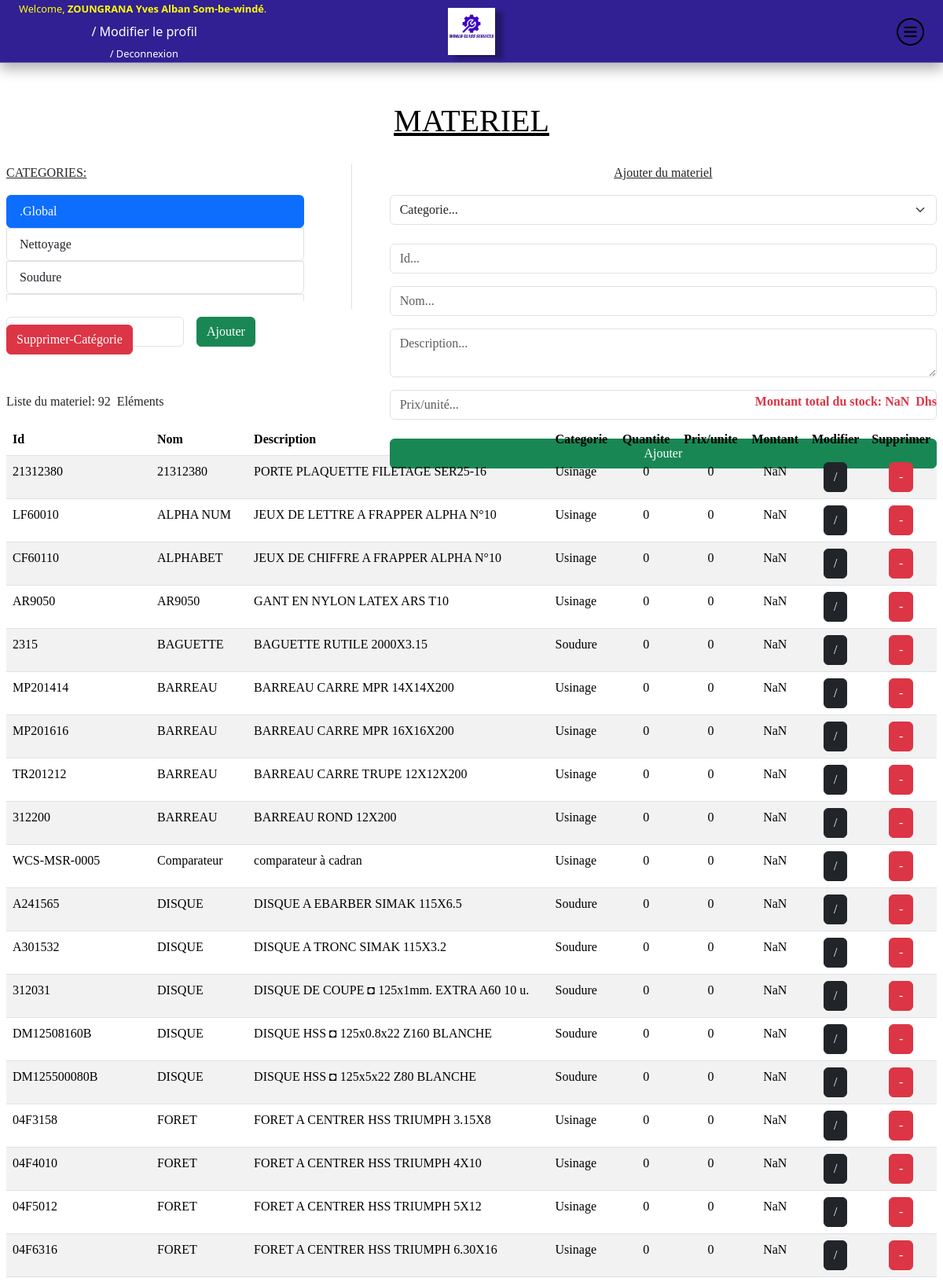
/ (signed in, upper part), run on the app's committed database.
### magasinwcs/models.py (models this page shows, shortened)
class Employe(models.Model):
    nom = models.CharField(max_length=30)
    prenom = models.CharField(max_length=70)
    fonction = models.ForeignKey(Fonction, on_delete=models.CASCADE)
    email = models.EmailField(null=True, blank=True, unique=True)
    password = models.CharField(max_length=20, default='AZERTY')
    def __str__(self):
        return self.nom + ' ' + self.prenom

class Categorie(models.Model):
    nom = models.CharField(max_length=60)
    @classmethod
    def get_default_categorie(cls) -> "Categorie":
        categorie, _ = cls.objects.get_or_create(nom=".Global")
        return categorie

class Materiel(models.Model):
    id = models.CharField(max_length=30, primary_key=True)
    nom = models.CharField(max_length=40)
    description = models.CharField(max_length=200, blank=True)
    quantite = models.IntegerField(default=0)
    prix_unitaire = models.IntegerField(default=0)
    categorie = models.ForeignKey(Categorie, on_delete=models.CASCADE)

### magasinwcs/views.py (the view)
# urls.py: path('', views.gestion_materiel, name="gestion_materiel"),
def gestion_materiel(request):
    if 'user' in request.session:
        if 'categorie' in request.POST:
            categorie_pk = request.POST.get("categorie")
            categorie = get_object_or_404(Categorie, pk=categorie_pk)
            if categorie.nom == ".Global":
                materiels = Materiel.objects.all().order_by('nom','description')
            else:
                materiels = Materiel.objects.filter(categorie=categorie).order_by('nom','description')
            context = {}
            context["materiels"] = materiels
            context["glob"] = get_object_or_404(Categorie, pk=categorie_pk)
        else:
            context = {}
            context["materiels"] = Materiel.objects.all().order_by('nom','description')
            context["glob"] = Categorie.get_default_categorie()
        context["categories"] = Categorie.objects.all().order_by('nom')
        context["user"] = Employe.objects.get(pk=request.session.get('user'))
        return render(request, 'magasinwcs/gestion_materiel.html', context=context)
    else:
        return redirect('login')

### templates/magasinwcs/gestion_materiel.html (shortened to what this page needs)
{% extends "magasinwcs/base.html"%}
{% block bodyid %}gestion_materiel{% endblock %}
{% block content %}
    <h1 id="entete">MATERIEL</h1>
    <div class="row mb-1" style="height: 50%;" >
        <div class="col-4"  style="height: 75%;">
            <p class="sous-titre">CATEGORIES:</p>
            <div id="categories" class="list-group flex-column overflow-auto" style="height:100%;">
                {% for categorie in categories %}
                    <form class="list-group" method="POST"  action="{% url 'gestion_materiel' %}">
                        <button class="list-group-item {% if categorie.pk == glob.pk %}active{% endif %} text-start z-0">{{ categorie.nom }}</button>
                    </form>
                {% endfor %}
            </div>
            <form method="POST" action="{% url 'add-categorie' %}" class="d-flex gap-3 mt-3 mb-3">
                <label>
                </label>
                <button class="btn btn-success" >Ajouter</button>
            </form>
        </div>
        <div class="col ms-5 ps-5 border-start" style="height: 100%;">
            <p class="sous-titre text-center ">Ajouter du materiel</p>
            <form  style="height: 50%;" method="POST"  action ="{% url 'add-materiel' %}" class="d-flex flex-column text-end ">
                <label>
                    <select class="form-select mb-2" name="categorie" id="categorie" required>
                        <option value=""  hidden>Categorie...</option>
                    </select>
                </label>
                <label>
                    <input type="text" class="form-control mt-3" name="materiel-id" placeholder="Id...">
                </label>
                <label>
                    <input type="text" class="form-control mt-3" name="materiel-nom" placeholder="Nom...">
                </label>
                 <label>
                     <textarea class="form-control mt-3" name="materiel-description" placeholder="Description..."></textarea>
                </label>
                <label class="form-label" for="prix_unitaire">
                    <input class="form-control mt-3" type="number" min="0" id="prix_unitaire" name="prix_unitaire" value="" placeholder='Prix/unité...' required>
                </label>
                <button type="submit" class="btn btn-success mt-3 ">Ajouter</button>
            </form>
        </div>
    </div>
    <form action="{% url 'delete-categorie' %}" method="POST">
        <button type='submit' hx-post = "{% url 'delete-categorie' %}" hx-target = "closest body" hx-trigger = "click"
                         hx-swap = "outerHtml" hx-push-url="false" hx-confirm="Supprimer l'élément?" class="btn btn-danger mt-3" value='Supprimer-Catégorie'>Supprimer-Catégorie</button>
    </form>
    <div class="d-flex justify-content-between mt-5"><span>Liste du materiel:<span>{% for materiel in materiels %} {% if forloop.last %} {{forloop.counter}} &nbsp;Eléments {% endif %} {% endfor %} </span></span>
     <span style="color: #dc3545;" class='mb-3'><b>Montant total du stock:&nbsp;<span id='v_stock'></span>&nbsp; Dhs</b></span> </div>
    <div id="materiels">
          {% include "magasinwcs/liste_materiel.html" with materiels=materiels %}
    </div>
{% endblock %}

### templates/magasinwcs/base.html (shortened to what this page needs)
{% load i18n %} {% load static %}
<!DOCTYPE html>
<html lang="en" >
  <head>
    <link
      href="https://cdn.jsdelivr.net/npm/bootstrap@5.3.1/dist/css/bootstrap.min.css"
      rel="stylesheet"
    />
    <link href="/static/css/style.css" rel="stylesheet" />
  </head>
  <body id="{%block bodyid %}genericPage{%endblock %}" hx-boost="true" onload='stock_value()' >
    <header>
      <nav class="navbar">
        <div class="logo">
          <img width="80px" alt="logo" src="{% static '/img/logo.png' %}" />
        </div>
        <div class="utilisateur">
          <p>Welcome, <b>{{ user }}</b>.</p>
          <form action="{% url 'employe_update' %}" method="POST">
            <button id="profil_update" class="btn btn-link">
              &nbsp;/&nbsp;Modifier le profil
            </button>
          </form>
          <a href="{% url 'deconnexion' %}">&nbsp;/&nbsp;Deconnexion</a>
        </div>
        <img src="/static/img/menu.png" alt="menu" id="menu" />
      </nav>
    </header>
    <main>{% block content %}{% endblock %}</main>
  </body>
</html>

### templates/magasinwcs/liste_materiel.html (shortened to what this page needs)
{% if not materielplus %}
<table class="table table-striped table-hover " id='tab_mat' >
    <thead>
        <tr>
            <th scope="col">Id</th>
            <th scope="col">Nom</th>
            <th scope="col">Description</th>
            <th scope="col">Categorie</th>
            <th scope="col" class='text-center'>Quantite</th>
            <th scope="col" class='text-center'>Prix/unite</th>
            <th scope="col" class='text-center'>Montant</th>
            <th class="choix  text-center " scope="col">Modifier</th>
            <th class="choix  text-center " scope="col">Supprimer</th>
        </tr>
    </thead>
    <tbody id="materielplus" >
        {% for materiel in materiels %}
                <tr>
                    <td>{{ materiel.id }}</td>
                    <td>{{ materiel.nom }}</td>
                    <td>{{ materiel.description }}</td>
                    <td >{{ materiel.categorie.nom }}</td>
                    <td class='text-center'>{{ materiel.quantite }}</td>
                    <td class='text-center'>{{ materiel.prix_unitaire }}</td>
                    <td class='text-center'></td>
                    <td class="choix text-center">
                        <form action="{% url 'materiel_update' %}" method="POST">
                            <button class="btn btn-dark">/</button>
                        </form>
                    </td>
                    <td  class='text-center'><button class="btn btn-danger" hx-get = "delete-materiel/{{ materiel.pk }}/" hx-target = "closest tr" hx-trigger = "click"
                            hx-swap = "outerHtml" hx-push-url="false" hx-confirm="Supprimer l'élément?">-</button></td>
                 </tr>
        {% endfor %}
        </tbody>
</table>
{% endif %}

### static/css/style.css (style rules this page uses)
* { margin: 0; padding: 0; text-decoration: none; list-style: none; }
header { height: 80px; width: 100%; background-color: #302093; box-shadow: 0 0.5rem 1rem rgba(0,0,0,0.3), inset 0 -1px 0 rgba(255,255,255,0.3); position: fixed; top: 0; z-index: 3; }
.navbar { position: absolute; padding: 10px 30px; display: flex; justify-content: space-between; align-items: center; width: 100%; box-sizing: border-box; }
.navbar a { color: white; margin: 0; padding: 0; text-decoration: none; list-style: none; }
.navbar .logo { font-size: 1.5em ; font-weight: bold; margin: 0; padding: 0; display: flex; align-items: center; }
.navbar .logo img { width: 60px; box-shadow: 10px 5px 5px rgba(7, 6, 6, 0.3); }
.navbar .utilisateur { display: flex; align-items: center; }
.navbar .utilisateur p { color: yellow; margin: 0; }
.navbar #menu { position: absolute; display: none; width: 35px; right: 50px; }
#profil_update { text-decoration: none; color: white; }
#entete { color: black; text-decoration: underline; text-align: center; margin-bottom: 30px; }
.choix { width: 2%; }
main { height: 100vh; padding: 130px 4.5vh 5vh 22.3%; font-family: Georgia, serif; }
main .sous-titre { text-decoration: underline; }
tbody { text-align: justify; }
@media screen and (max-device-width: 1300px) and (max-width: 1300px) { .navbar { padding: 10px 0; font-size: 1em; justify-content: space-around; } }
@media screen and (max-device-width: 1300px) and (max-width: 1300px) { .navbar #menu { display: block; right: 3vh; z-index: 2; } }
@media screen and (max-device-width: 1300px) and (max-width: 1300px) { .navbar .utilisateur { position: absolute; font-size: 0.8em; display: flex; flex-direction: column; left: 3vh; } }
@media screen and (max-device-width: 1300px) and (max-width: 1300px) { main { padding: 130px 1vh 25%; } }

### data on the page
Employe: nom+prenom "ZOUNGRANA Yves Alban Som-be-windé"
Categorie: nom ".Global"
Categorie: nom "Nettoyage"
Categorie: nom "Soudure"
Materiel: id "21312380", nom "21312380", description "PORTE PLAQUETTE FILETAGE SER25-16", categorie.nom "Usinage", quantite "0", prix_unitaire "0"
Materiel: id "LF60010", nom "ALPHA NUM", description "JEUX DE LETTRE A FRAPPER ALPHA N°10", categorie.nom "Usinage", quantite "0", prix_unitaire "0"
Materiel: id "CF60110", nom "ALPHABET", description "JEUX DE CHIFFRE A FRAPPER ALPHA N°10", categorie.nom "Usinage", quantite "0", prix_unitaire "0"
Materiel: id "AR9050", nom "AR9050", description "GANT EN NYLON LATEX ARS T10", categorie.nom "Usinage", quantite "0", prix_unitaire "0"
Materiel: id "2315", nom "BAGUETTE", description "BAGUETTE RUTILE 2000X3.15", categorie.nom "Soudure", quantite "0", prix_unitaire "0"
Materiel: id "MP201414", nom "BARREAU", description "BARREAU CARRE MPR 14X14X200", categorie.nom "Usinage", quantite "0", prix_unitaire "0"
Materiel: id "MP201616", nom "BARREAU", description "BARREAU CARRE MPR 16X16X200", categorie.nom "Usinage", quantite "0", prix_unitaire "0"
Materiel: id "TR201212", nom "BARREAU", description "BARREAU CARRE TRUPE 12X12X200", categorie.nom "Usinage", quantite "0", prix_unitaire "0"
Materiel: id "312200", nom "BARREAU", description "BARREAU ROND 12X200", categorie.nom "Usinage", quantite "0", prix_unitaire "0"
Materiel: id "WCS-MSR-0005", nom "Comparateur", description "comparateur à cadran", categorie.nom "Usinage", quantite "0", prix_unitaire "0"
Materiel: id "A241565", nom "DISQUE", description "DISQUE A EBARBER SIMAK 115X6.5", categorie.nom "Soudure", quantite "0", prix_unitaire "0"
Materiel: id "A301532", nom "DISQUE", description "DISQUE A TRONC SIMAK 115X3.2", categorie.nom "Soudure", quantite "0", prix_unitaire "0"
Materiel: id "312031", nom "DISQUE", description "DISQUE DE COUPE ◘ 125x1mm. EXTRA A60 10 u.", categorie.nom "Soudure", quantite "0", prix_unitaire "0"
Materiel: id "DM12508160B", nom "DISQUE", description "DISQUE HSS ◘ 125x0.8x22 Z160 BLANCHE", categorie.nom "Soudure", quantite "0", prix_unitaire "0"
Materiel: id "DM125500080B", nom "DISQUE", description "DISQUE HSS ◘ 125x5x22 Z80 BLANCHE", categorie.nom "Soudure", quantite "0", prix_unitaire "0"
Materiel: id "04F3158", nom "FORET", description "FORET A CENTRER HSS TRIUMPH 3.15X8", categorie.nom "Usinage", quantite "0", prix_unitaire "0"
Materiel: id "04F4010", nom "FORET", description "FORET A CENTRER HSS TRIUMPH 4X10", categorie.nom "Usinage", quantite "0", prix_unitaire "0"
Materiel: id "04F5012", nom "FORET", description "FORET A CENTRER HSS TRIUMPH 5X12", categorie.nom "Usinage", quantite "0", prix_unitaire "0"
Materiel: id "04F6316", nom "FORET", description "FORET A CENTRER HSS TRIUMPH 6.30X16", categorie.nom "Usinage", quantite "0", prix_unitaire "0"
